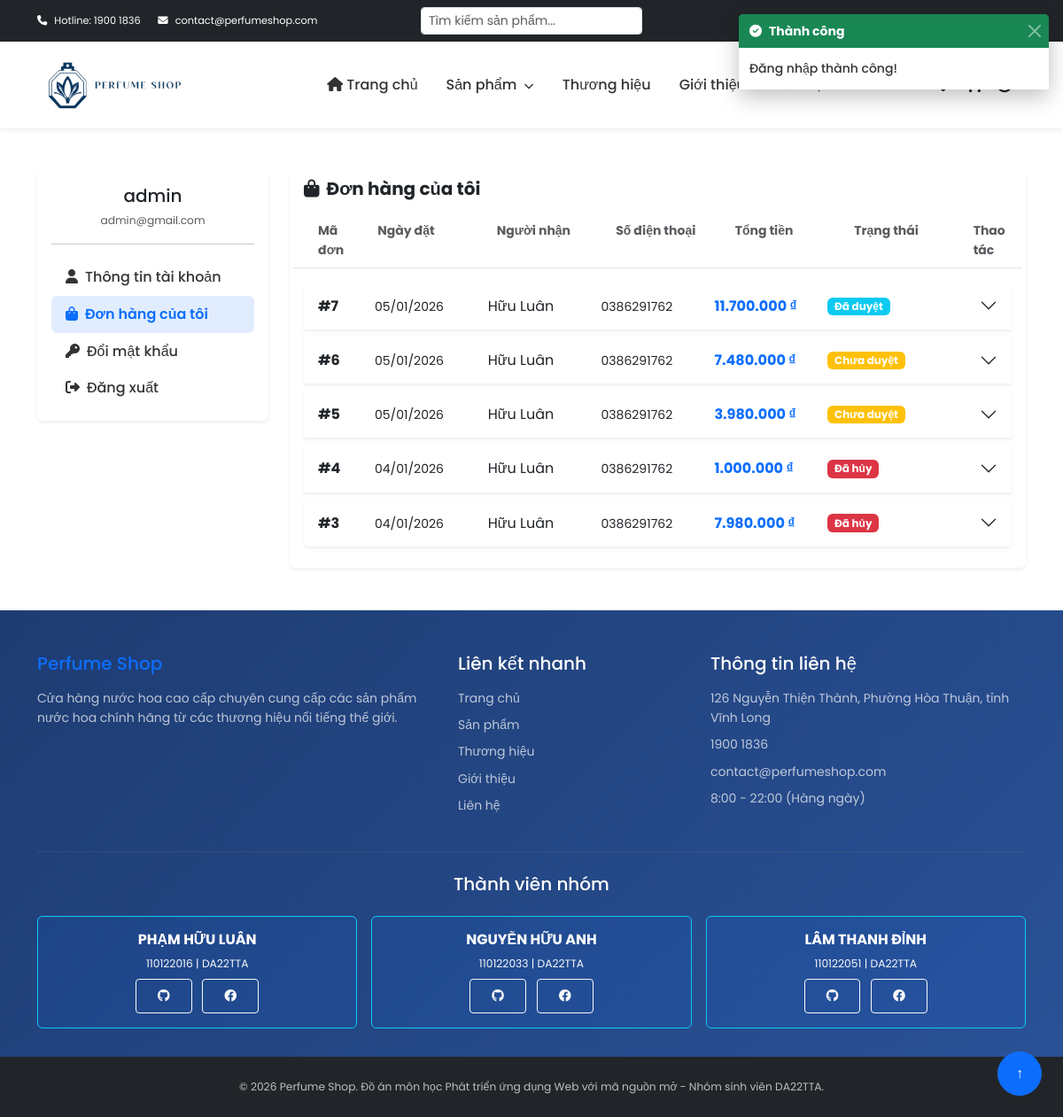
/views/account/orders.php (signed in), run on the app's committed database.
### tables this page shows
CREATE TABLE `nguoi_dung` (
  `id` int(11) NOT NULL,
  `username` varchar(150) NOT NULL,
  `gioi_tinh` varchar(10) DEFAULT NULL,
  `ngay_sinh` date DEFAULT NULL,
  `email` varchar(150) NOT NULL,
  `password` varchar(255) NOT NULL,
  `vai_tro` varchar(20) DEFAULT 'khach_hang',
  `trang_thai` tinyint(4) DEFAULT 1,
  `ngay_tao` datetime DEFAULT current_timestamp(),
  `ngay_xoa` datetime DEFAULT NULL
);

CREATE TABLE `don_hang` (
  `id` int(11) NOT NULL,
  `id_nguoi_dung` int(11) DEFAULT NULL,
  `ho_ten_nguoi_nhan` varchar(150) DEFAULT NULL,
  `so_dien_thoai_nhan` varchar(20) DEFAULT NULL,
  `dia_chi_giao_hang` text DEFAULT NULL,
  `tong_tien` decimal(12,2) DEFAULT NULL,
  `trang_thai` int(20) NOT NULL DEFAULT 0,
  `ngay_dat` datetime DEFAULT current_timestamp(),
  `ngay_xoa` datetime DEFAULT NULL
);

### models/User.php (called while the page is built, shortened)
<?php
class User {
    private $conn;
    private $table = 'nguoi_dung';
    public function __construct() {
        $database = new Database();
        $this->conn = $database->connect();
    }
    public function getUserById($id) {
        $query = "SELECT id, username, email, password as mat_khau, gioi_tinh, ngay_sinh, vai_tro, trang_thai, ngay_tao
                  FROM {$this->table}
                  WHERE id = ? AND ngay_xoa IS NULL";
        $stmt = $this->conn->prepare($query);
        $stmt->bind_param("i", $id);
        $stmt->execute();
        $result = $stmt->get_result();
        if ($result->num_rows > 0) {
            return $result->fetch_assoc();
        }
        return false;
    }
}
?>

### config/database.php (called while the page is built, shortened)
<?php
class Database {
    private $host = DB_HOST;
    private $user = DB_USER;
    private $pass = DB_PASS;
    private $dbname = DB_NAME;
    public function connect() {
        $this->conn = null;
        try {
            $this->conn = new mysqli($this->host, $this->user, $this->pass, $this->dbname);
            $this->conn->set_charset("utf8mb4");
        } catch (Exception $e) {
            echo "Lỗi kết nối: " . $e->getMessage();
        }
        return $this->conn;
    }
}
?>

### models/Order.php (called while the page is built, shortened)
<?php
class Order {
    private $conn;
    private $table = 'don_hang';
    private $detail_table = 'chi_tiet_don_hang';
    public function __construct() {
        $database = new Database();
        $this->conn = $database->connect();
    }
    public function getByUserId($user_id, $limit = ORDERS_PER_PAGE, $offset = 0) {
        $query = "SELECT * FROM {$this->table}
                  WHERE id_nguoi_dung = ? AND ngay_xoa IS NULL
                  ORDER BY ngay_dat DESC
                  LIMIT ? OFFSET ?";
        $stmt = $this->conn->prepare($query);
        $stmt->bind_param("iii", $user_id, $limit, $offset);
        $stmt->execute();
        return $stmt->get_result()->fetch_all(MYSQLI_ASSOC);
    }
    public function getById($id) {
        $query = "SELECT dh.*, nd.username, nd.email
                  FROM {$this->table} dh
                  LEFT JOIN nguoi_dung nd ON dh.id_nguoi_dung = nd.id
                  WHERE dh.id = ? AND dh.ngay_xoa IS NULL";
        $stmt = $this->conn->prepare($query);
        $stmt->bind_param("i", $id);
        $stmt->execute();
        $result = $stmt->get_result();
        if ($result->num_rows > 0) {
            return $result->fetch_assoc();
        }
        return false;
    }
    public function getOrderDetails($order_id, $include_deleted = false) {
        if ($include_deleted) {
            $order = $this->getByIdWithDeleted($order_id);
        } else {
            $order = $this->getById($order_id);
        }
        $query = "SELECT ct.id, ct.id_don_hang, ct.id_san_pham, ct.so_luong, ct.don_gia as gia_ban,
                         COALESCE(sp.ten_san_pham, CONCAT('Sản phẩm #', ct.id_san_pham, ' (đã xóa)')) as ten_san_pham,
                         sp.duong_dan_hinh_anh,
                         sp.ngay_xoa
                  FROM {$this->detail_table} ct
                  LEFT JOIN san_pham sp ON ct.id_san_pham = sp.id
                  WHERE ct.id_don_hang = ?";
        $stmt = $this->conn->prepare($query);
        $stmt->bind_param("i", $order_id);
        $items = $stmt->get_result()->fetch_all(MYSQLI_ASSOC);
        return [
            'order' => $order,
            'items' => $items
        ];
    }
}
?>

### helpers/functions.php (called while the page is built, shortened)
<?php
function format_currency($amount) {
    return number_format($amount, 0, ',', '.') . ' ₫';
}
function format_date($date) {
    return date('d/m/Y', strtotime($date));
}
?>

### views/account/orders.php (the view, shortened to what this page needs)
<?php
require_once __DIR__ . '/../../helpers/functions.php';
require_once __DIR__ . '/../../models/Order.php';
require_once __DIR__ . '/../../models/User.php';
$orderModel = new Order();
$userModel = new User();
$user = $userModel->getUserById($_SESSION['user_id']);
$page = isset($_GET['page']) ? max(1, intval($_GET['page'])) : 1;
$limit = ORDERS_PER_PAGE;
$offset = ($page - 1) * $limit;
$orders = $orderModel->getByUserId($_SESSION['user_id'], $limit, $offset);
include __DIR__ . '/../layout/header.php';
?>
<div class="container my-5">
    <div class="row">
        <div class="col-lg-3">
            <div class="card border-0 shadow-sm">
                <div class="card-body">
                    <div class="text-center mb-3">
                        <h5 class="mb-1"><?php echo htmlspecialchars($_SESSION['username']); ?></h5>
                        <small class="text-muted"><?php echo htmlspecialchars($user['email']); ?></small>
                    </div>
                    <hr>
                    <nav class="nav flex-column">
                        <a class="nav-link" href="profile.php">
                            <i class="fas fa-user me-2"></i>Thông tin tài khoản
                        </a>
                        <a class="nav-link active" href="orders.php">
                            <i class="fas fa-shopping-bag me-2"></i>Đơn hàng của tôi
                        </a>
                        <a class="nav-link" href="change-password.php">
                            <i class="fas fa-key me-2"></i>Đổi mật khẩu
                        </a>
                        <a class="nav-link text-danger" href="<?php echo BASE_URL; ?>views/auth/logout.php">
                            <i class="fas fa-sign-out-alt me-2"></i>Đăng xuất
                        </a>
                    </nav>
                </div>
            </div>
        </div>
        <div class="col-lg-9">
            <div class="card border-0 shadow-sm">
                <div class="card-header bg-white border-0">
                    <h5 class="mb-0 fw-bold"><i class="fas fa-shopping-bag me-2"></i>Đơn hàng của tôi</h5>
                </div>
                <div class="card-body">
                    <?php if (empty($orders)): ?>
                    <div class="text-center py-5">
                        <i class="fas fa-receipt fa-4x text-muted mb-3"></i>
                        <h5 class="text-muted">Bạn chưa có đơn hàng nào</h5>
                        <a href="<?php echo BASE_URL; ?>views/products/index.php" class="btn btn-primary mt-3">
                            <i class="fas fa-shopping-bag me-2"></i>Mua sắm ngay
                        </a>
                    </div>
                    <?php else: ?>
                    <div class="row mb-3 fw-bold text-muted border-bottom pb-2 ps-3">
                        <div class="col-1">Mã đơn</div>
                        <div class="col-2">Ngày đặt</div>
                        <div class="col-2">Người nhận</div>
                        <div class="col-2">Số điện thoại</div>
                        <div class="col-2">Tổng tiền</div>
                        <div class="col-2">Trạng thái</div>
                        <div class="col-1">Thao tác</div>
                    </div>
                    <div class="accordion" id="ordersAccordion"><?php foreach ($orders as $index => $order):
                            $order_details_result = $orderModel->getOrderDetails($order['id']);
                            $status = (int)$order['trang_thai'];
                            switch($status) {
                                case ORDER_STATUS_PENDING:
                                    $badge_class = 'warning';
                                    $status_text = 'Chưa duyệt';
                                    break;
                                case ORDER_STATUS_APPROVED:
                                    $badge_class = 'info';
                                    $status_text = 'Đã duyệt';
                                    break;
                                case ORDER_STATUS_CANCELLED:
                                    $badge_class = 'danger';
                                    $status_text = 'Đã hủy';
                                    break;
                            }
                        ?>
                        <div class="accordion-item border-0 mb-2 shadow-sm">
                            <h2 class="accordion-header">
                                <button class="accordion-button collapsed p-3" type="button"
                                        data-bs-toggle="collapse"
                                        data-bs-target="#order<?php echo $order['id']; ?>">
                                    <div class="row w-100 align-items-center">
                                        <div class="col-1">
                                            <strong>#<?php echo $order['id']; ?></strong>
                                        </div>
                                        <div class="col-2">
                                            <small><?php echo format_date($order['ngay_dat']); ?></small>
                                        </div>
                                        <div class="col-2">
                                            <?php echo htmlspecialchars($order['ho_ten_nguoi_nhan']); ?>
                                        </div>
                                        <div class="col-2">
                                            <small><?php echo htmlspecialchars($order['so_dien_thoai_nhan']); ?></small>
                                        </div>
                                        <div class="col-2">
                                            <strong class="text-primary"><?php echo format_currency($order['tong_tien']); ?></strong>
                                        </div>
                                        <div class="col-2">
                                            <span class="badge bg-<?php echo $badge_class; ?>"><?php echo $status_text; ?></span>
                                        </div>
                                    </div>
                                </button>
                            </h2>
                        </div>
                        <?php endforeach; ?>
                    </div>
                    <?php endif; ?>
                </div>
            </div>
        </div>
    </div>
</div>
<?php include __DIR__ . '/../layout/footer.php'; ?>

### assets/css/style.css (style rules this page uses)
* { margin: 0; padding: 0; box-sizing: border-box; }
body { font-family: 'Poppins', sans-serif; font-size: 14px; line-height: 1.6; color: #333; overflow-x: hidden; }
a { transition: all 0.3s ease; }
.nav-link { font-weight: 500; position: relative; padding: 0.5rem 1rem !important; transition: all 0.3s ease; color: #333 !important; font-size: 1rem; }
.nav-link.active { color: #0d6efd !important; font-weight: 600; background-color: rgba(13, 110, 253, 0.12); border-radius: 6px; }
.nav-link::before, .nav-link::after { display: none !important; }

### data on the page
nguoi_dung: email "admin@gmail.com"
don_hang: id "7", ngay_dat "05/01/2026", ho_ten_nguoi_nhan "Hữu Luân", so_dien_thoai_nhan "0386291762", tong_tien "11.700.000 ₫", trang_thai "Đã duyệt"
don_hang: id "6", ngay_dat "05/01/2026", ho_ten_nguoi_nhan "Hữu Luân", so_dien_thoai_nhan "0386291762", tong_tien "7.480.000 ₫", trang_thai "Chưa duyệt"
don_hang: id "5", ngay_dat "05/01/2026", ho_ten_nguoi_nhan "Hữu Luân", so_dien_thoai_nhan "0386291762", tong_tien "3.980.000 ₫", trang_thai "Chưa duyệt"
don_hang: id "4", ngay_dat "04/01/2026", ho_ten_nguoi_nhan "Hữu Luân", so_dien_thoai_nhan "0386291762", tong_tien "1.000.000 ₫", trang_thai "Đã hủy"
don_hang: id "3", ngay_dat "04/01/2026", ho_ten_nguoi_nhan "Hữu Luân", so_dien_thoai_nhan "0386291762", tong_tien "7.980.000 ₫", trang_thai "Đã hủy"

### other printed values
$message['message'] "Đăng nhập thành công!"
$_SESSION['username'] "admin"
